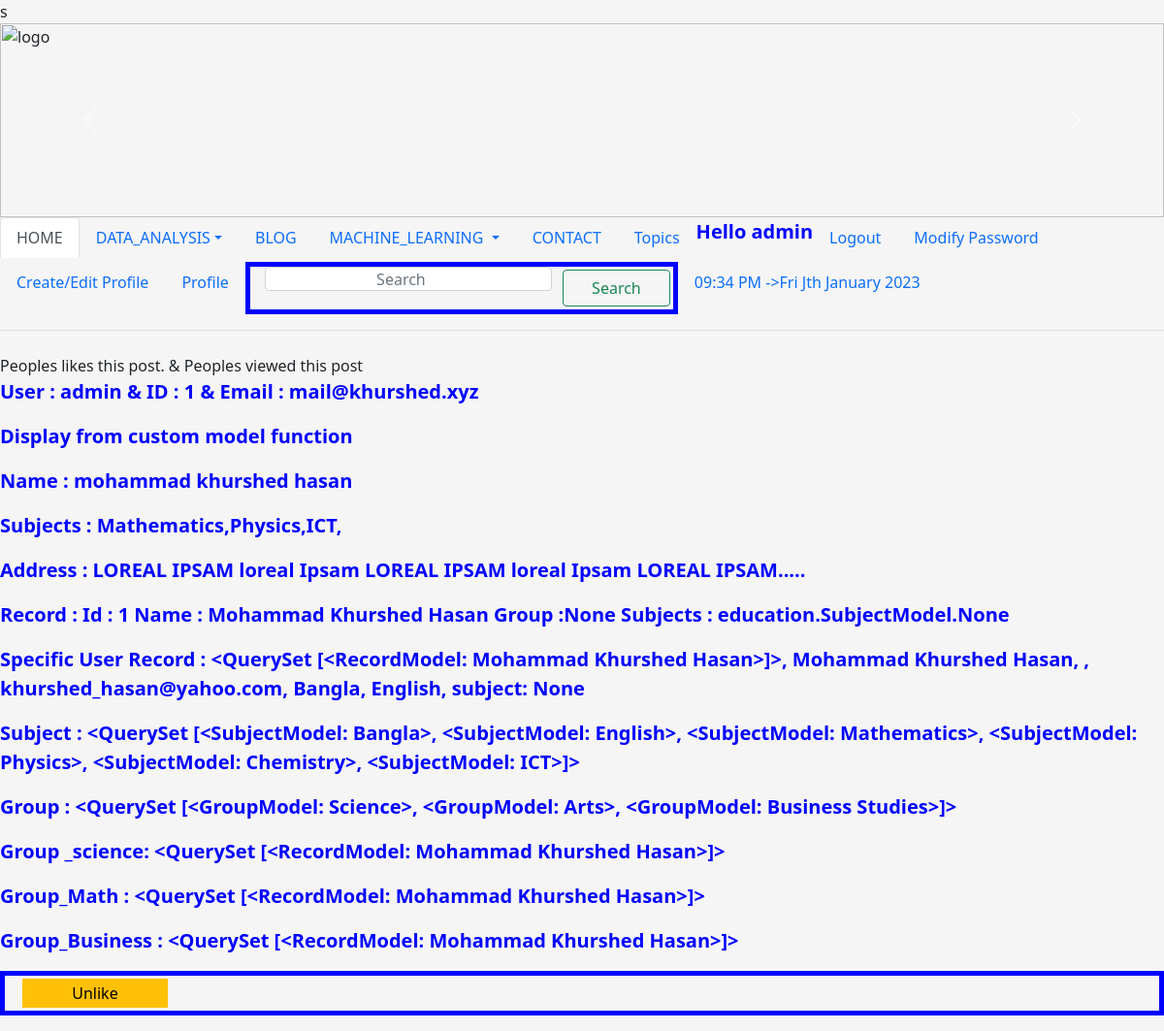
Screenshot of /education/record_display/ (signed in) with the database file from the repository.
### education/models.py (models this page shows, shortened)
class RecordModel(models.Model):
    Category=(('Teacher','Teacher'),('Student','Student'))
    Medium=(('Bangla','Bangla'),('English','English'),('Spanish','Spanish'),('Hindi','Hindi'),('Arabic','Arabic'))
    user=models.OneToOneField(User,on_delete=models.CASCADE,blank=True,null=True)
    name=models.CharField(max_length=50)
    slug=models.CharField(max_length=50, default=name)
    staff_id=models.IntegerField()
    email=models.EmailField()
    address=models.TextField()
    amount=models.FloatField()
    available=models.BooleanField()
    category=models.CharField(max_length=100, choices=Category)
    medium=MultiSelectField(choices=Medium,max_choices=3,default='Bangla')
    created_at=models.DateTimeField(default=now)
    image=models.ImageField(upload_to='images')
    subject=models.ManyToManyField(SubjectModel,related_name='subject_set')
    group=models.ManyToManyField(GroupModel,related_name='group_set')
    likes=models.ManyToManyField(User,related_name='record_likes')
    views=models.ManyToManyField(User,related_name='record_views')
    def __str__ (self):
        return self.name
    def address_short(self):
        address_words=self.address.split(' ')
        if len(address_words) >10:
            return ' '.join(address_words[:10])+"....."
        else:
             return self.address
    def get_subject_list(self):
        sub=self.subject.all()
        subjects=''
        for s in sub:
            subjects=subjects+ str(s.name)+','
        return subjects
    def lowercase(self):
        return self.name.lower()
    objects=models.Manager()
    objects=RecordManager()
    items=RecordManager()

class SubjectModel(models.Model):
    name=models.CharField(max_length=20)
    def __str__ (self):
        return self.name

class GroupModel(models.Model):
    name=models.CharField(max_length=20)
    def __str__ (self):
        return self.name

### education/views.py (the view)
# urls.py: path('record_display/',RecordDisplay,name='record_display'),
def RecordDisplay(request):
    record=RecordModel.objects.all()
    record=RecordModel.items.all()
    user=request.user
    if user :
       record_user=RecordModel.objects.filter(user=user.id)
    subject=SubjectModel.objects.all()
    group=GroupModel.objects.all()
    math=SubjectModel.objects.get(name='Mathematics')
    record_math=math.subject_set.all()
    science=GroupModel.objects.get(name='Science')
    record_science=science.group_set.all()
    business=GroupModel.objects.get(name='Business Studies')
    record_business=business.group_set.all()
    Record_user=record.get(id=request.user.id)
    Record_user.views.add(request.user)
    views= Record_user.views.count()
    liked=False
    recorduser=RecordModel.objects.get(id=user.id)
    if recorduser.likes.filter(id=user.id).exists():
        liked=True
    return render (request,'education/record_display.html', {'record':record,'subject':subject,'group':group
         ,'record_math':record_math,'record_science':record_science,'record_business':record_business,'record_user':record_user,
         'user':user,'like':liked,'views':views})

### Rest_Api/context_processors.py (called while the page is built)
def topicComment(request):
    TOPIC=Topic.objects.order_by('date_added')
    return   {'TOPIC': TOPIC }

### templates/education/record_display.html (shortened to what this page needs)
{% extends 'common_code/base.html' %}
{% load static %}
{% load crispy_forms_tags %}
{% block content %} <br>
 <div class="row">
   <div>
    {{record.total_likes}}  Peoples likes this post. &
     {{record.total_views}}  Peoples viewed this post
   </div>
 </div> {% comment %} Like , share end  {% endcomment %}
<p> User  : {{user}} & ID : {{user.id}} & Email : {{user.email}}</p>
<p>Display  from custom model function </p>
{% for i in record %}
<p> Name :  {{i.lowercase}} </p>
<p> Subjects : {{i.get_subject_list}} </p>
<p> Address : {{i.address_short}} </p>
{% endfor %}
    {% for i in record %}
   <p>Record : Id :  {{i.id }}{{id}} Name : {{i.name}}
    Group :{{i.group.name}} Subjects :  {{i.subject}}  </p>
    {% endfor %}
    <P>Specific User Record   :{% for i in record_user %}   {{ record_user }},  {{i.name}}, , {{i.email}}, {{i.medium}}, subject:  {{i.subject.name }}   {% endfor %}</P>
   <p>Subject : {{subject}} </p>
   <p>Group : {{group }} </p>
   <p>Group _science: {{record_science }} </p>
   <p>Group_Math : {{record_math}} </p>
   <p>Group_Business : {{record_business}} </p>
  <form action="/education/likepost/{{user.id}}" method="POST" >
    {% if like %}
    <button type="submit" class="btb btn-warning" >Unlike </button>
    {% else %}
    <button type="submit" class="btb btn-primary" >Like </button>
    {% endif %}
{% endblock content %}

### templates/common_code/base.html (shortened to what this page needs)
s<!DOCTYPE html>
    {% load static %}
<html>
<head>
<link href="https://cdn.jsdelivr.net/npm/bootstrap@5.0.2/dist/css/bootstrap.min.css" rel="stylesheet">
<link rel="stylesheet", href="{% static 'css/bootstrap.min.css' %}" />
<link rel="stylesheet", href="{% static 'css/style1.css' %}" />
{% load notifications_tags %}
</head>
<body>
    <div id="carouselExampleControls" class="carousel slide" data-bs-ride="carousel">
        <div class="carousel-inner">
          <div class="carousel-item active">
            <img src="{% static 'image/pexels-pixabay-65894.jpg' %}" alt="logo" class="d-block w-100" alt="FIRST SLIDE">
          </div>
        </div>
        <button class="carousel-control-prev" type="button" data-bs-target="#carouselExampleControls" data-bs-slide="prev">
          <span class="carousel-control-prev-icon" aria-hidden="true"></span>
        </button>
        <button class="carousel-control-next" type="button" data-bs-target="#carouselExampleControls" data-bs-slide="next">
          <span class="carousel-control-next-icon" aria-hidden="true"></span>
        </button>
      </div>
    <ul class="nav nav-tabs">
        <li class="nav-item">
          <a class="nav-link active" aria-current="page" href="{% url 'home' %}">HOME</a>
        </li>
        <li class="nav-item dropdown">
          <a class="nav-link dropdown-toggle" data-bs-toggle="dropdown" href="#" role="button" aria-expanded="false">DATA_ANALYSIS</a>
        </li>
        <li class="nav-item">
          <a class="nav-link" href="#">BLOG</a>
        </li>
        <li class="nav-item dropdown">
            <a class="nav-link dropdown-toggle" data-bs-toggle="dropdown" href="#" role="button" aria-expanded="false">MACHINE_LEARNING </a>
          </li>
        <li class="nav-item">
           <a class="nav-link" href="#">CONTACT</a>
        </li>
        <li class="nav-item">
          <a class="nav-link" href="{% url 'topics' %}">Topics</a>
       </li>
                {%  notifications_unread as unread_count%}
            {% if user.is_authenticated %}
            <p> Hello {{user.username}} </p>
            <li class="nav-item">
              <a class="nav-link" href="{% url 'logout' %} ">Logout</a>
           </li>
           <li class="nav-item">
            <a class="nav-link" href="{% url 'password' %}">Modify Password</a>
          </li>
          <li class="nav-item">
            <a class="nav-link" href="{% url 'UserProfileCreate' %}">Create/Edit Profile</a>
          </li>
          <li class="nav-item">
            <a class="nav-link" href="{% url 'UserProfileView' %}"> Profile</a>
          </li>
            {% endif %}
     <form class="d-flex" method="POST" action="/education/search/" >
      <input class="form-control me-2" name="search" type="search" placeholder="Search" aria-label="Search">
      <button class="btn btn-outline-success" type="submit">Search</button>
    </form>
      <li class="nav-item">
      <a class="nav-link" href=" ">{% now "h:i A"  %} ->{% now "D JS F Y" %}</a>
     </li>
      </ul>
{% block content %} {% endblock content %}
</body>
</html>

### static/css/style1.css (style rules this page uses)
body { background-color: whitesmoke; }
p { color:blue; font-weight: 800; font-size: 20; }
img { width:400px; height:200px; }
form { border :5px solid blue; padding-left: 15px; }
input { text-align: center; height:25px; width:300px; background-color:darkorange; }
button { border:2px solid blue; width:150px; margin:3px; }

### rows the page displays
RecordModel: lowercase "mohammad khurshed hasan", get_subject_list "Mathematics,Physics,ICT,", address_short "LOREAL IPSAM loreal Ipsam LOREAL IPSAM loreal Ipsam LOREAL IPSAM.....", id "1", name "Mohammad Khurshed Hasan", group.name "None", subject "education.SubjectModel.None", name "<QuerySet [<RecordModel: Mohammad Khurshed Hasan>]>", email "khurshed_hasan@yahoo.com", medium "Bangla, English", subject.name "None"
SubjectModel: name.name "<QuerySet [<SubjectModel: Bangla>, <SubjectModel: English>, <SubjectModel: Mathematics>, <SubjectModel: Physics>, <SubjectModel: Chemistry>, <SubjectModel: ICT>]>"
GroupModel: name.name "<QuerySet [<GroupModel: Science>, <GroupModel: Arts>, <GroupModel: Business Studies>]>"

### other values shown
{{ user.username }} "admin"
{{ user }} "admin"
{{ user.id }} "1"
{{ user.email }} "mail@khurshed.xyz"
